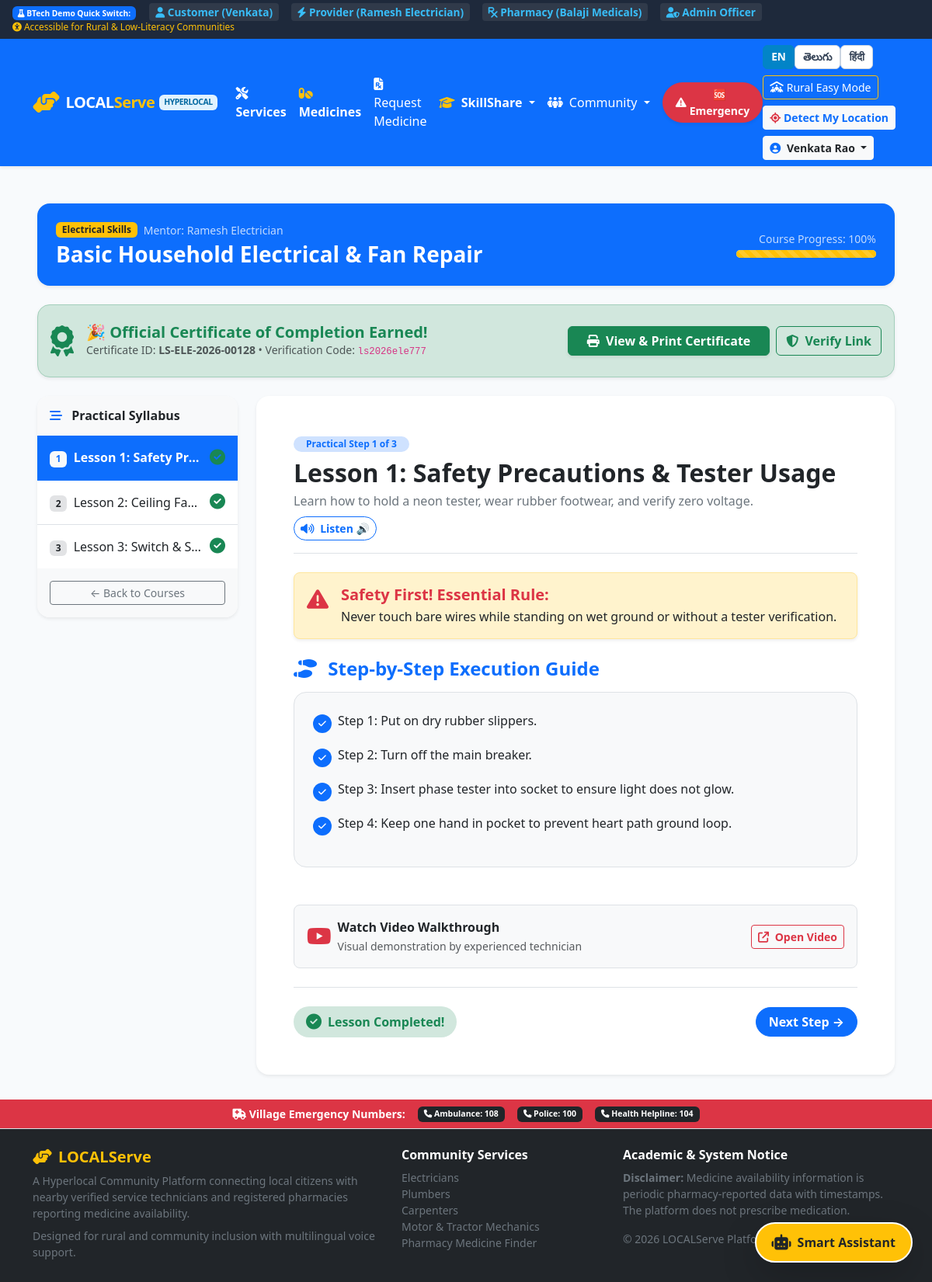
/skillshare/learn/1 (signed in), run on the app's committed database.
### tables this page shows
CREATE TABLE skill_categories (
        skill_id INTEGER PRIMARY KEY AUTOINCREMENT,
        name TEXT NOT NULL UNIQUE,
        category_code TEXT NOT NULL UNIQUE,
        icon TEXT NOT NULL,
        telugu_name TEXT,
        hindi_name TEXT,
        description TEXT
    );

CREATE TABLE users (
        user_id INTEGER PRIMARY KEY AUTOINCREMENT,
        name TEXT NOT NULL,
        email TEXT UNIQUE NOT NULL,
        phone TEXT NOT NULL,
        password_hash TEXT NOT NULL,
        role TEXT NOT NULL CHECK(role IN ('customer', 'provider', 'pharmacy', 'admin')),
        latitude REAL DEFAULT 17.3850,
        longitude REAL DEFAULT 78.4867,
        address TEXT,
        created_at TIMESTAMP DEFAULT CURRENT_TIMESTAMP
    );

CREATE TABLE courses (
        course_id INTEGER PRIMARY KEY AUTOINCREMENT,
        mentor_id INTEGER NOT NULL,
        skill_id INTEGER NOT NULL,
        title TEXT NOT NULL,
        description TEXT,
        level TEXT DEFAULT 'Beginner' CHECK(level IN ('Beginner', 'Intermediate', 'Advanced')),
        duration TEXT DEFAULT '3 Days',
        fee REAL DEFAULT 0.0,
        mode TEXT DEFAULT 'In-Person',
        location TEXT,
        safety_instructions TEXT,
        created_at TIMESTAMP DEFAULT CURRENT_TIMESTAMP,
        FOREIGN KEY (mentor_id) REFERENCES mentor_profiles(mentor_id) ON DELETE CASCADE,
        FOREIGN KEY (skill_id) REFERENCES skill_categories(skill_id) ON DELETE CASCADE
    );

CREATE TABLE enrollments (
        enrollment_id INTEGER PRIMARY KEY AUTOINCREMENT,
        course_id INTEGER NOT NULL,
        user_id INTEGER NOT NULL,
        status TEXT DEFAULT 'Enrolled' CHECK(status IN ('Enrolled', 'In Progress', 'Completed', 'Dropped')),
        progress INTEGER DEFAULT 0,
        enrolled_at TIMESTAMP DEFAULT CURRENT_TIMESTAMP,
        completed_at TIMESTAMP,
        FOREIGN KEY (course_id) REFERENCES courses(course_id) ON DELETE CASCADE,
        FOREIGN KEY (user_id) REFERENCES users(user_id) ON DELETE CASCADE,
        UNIQUE(course_id, user_id)
    );

CREATE TABLE skill_certificates (
        certificate_id INTEGER PRIMARY KEY AUTOINCREMENT,
        enrollment_id INTEGER NOT NULL UNIQUE,
        certificate_number TEXT NOT NULL UNIQUE,
        verification_code TEXT NOT NULL UNIQUE,
        issued_at TIMESTAMP DEFAULT CURRENT_TIMESTAMP,
        FOREIGN KEY (enrollment_id) REFERENCES enrollments(enrollment_id) ON DELETE CASCADE
    );

CREATE TABLE course_lessons (
        lesson_id INTEGER PRIMARY KEY AUTOINCREMENT,
        course_id INTEGER NOT NULL,
        title TEXT NOT NULL,
        description TEXT,
        content TEXT,
        video_url TEXT,
        image_url TEXT,
        safety_warning TEXT,
        lesson_order INTEGER DEFAULT 1,
        FOREIGN KEY (course_id) REFERENCES courses(course_id) ON DELETE CASCADE
    );

### routes/skillshare.py (the view)
@skillshare_bp.route('/learn/<int:enrollment_id>')
@login_required
def learn(enrollment_id):
    uid = session['user_id']
    enrollment = query_db("""
        SELECT e.*, c.title as course_title, c.safety_instructions, c.course_id,
               sc.name as category_name, sc.category_code, u.name as mentor_name
        FROM enrollments e
        JOIN courses c ON e.course_id = c.course_id
        JOIN skill_categories sc ON c.skill_id = sc.skill_id
        JOIN mentor_profiles mp ON c.mentor_id = mp.mentor_id
        JOIN providers p ON mp.provider_id = p.provider_id
        JOIN users u ON p.user_id = u.user_id
        WHERE e.enrollment_id = ? AND e.user_id = ?
    """, (enrollment_id, uid), one=True)
    if not enrollment:
        flash('Enrollment not found.', 'danger')
        return redirect(url_for('skillshare.index'))
    lessons = query_db("""
        SELECT cl.*,
               CASE WHEN lc.completion_id IS NOT NULL THEN 1 ELSE 0 END as is_completed
        FROM course_lessons cl
        LEFT JOIN lesson_completions lc ON cl.lesson_id = lc.lesson_id AND lc.enrollment_id = ?
        WHERE cl.course_id = ?
        ORDER BY cl.lesson_order ASC
    """, (enrollment_id, enrollment['course_id']))
    lesson_id = request.args.get('lesson_id', type=int)
    active_lesson = None
    if lesson_id:
        active_lesson = next((l for l in lessons if l['lesson_id'] == lesson_id), None)
    if not active_lesson and lessons:
        active_lesson = lessons[0]
    certificate = query_db("SELECT * FROM skill_certificates WHERE enrollment_id = ?", (enrollment_id,), one=True)
    return render_template(
        'learning_view.html',
        enrollment=enrollment,
        lessons=lessons,
        active_lesson=active_lesson,
        certificate=certificate
    )

### database.py (called while the page is built)
def get_db():
    if 'db' not in g:
        g.db = sqlite3.connect(Config.DATABASE_PATH)
        g.db.row_factory = sqlite3.Row
        g.db.execute("PRAGMA foreign_keys = ON")
        g.db.create_function("haversine", 4, haversine)
    return g.db

def query_db(query, args=(), one=False):
    db = get_db()
    cur = db.execute(query, args)
    rv = cur.fetchall()
    cur.close()
    return (rv[0] if rv else None) if one else rv

### routes/auth.py (called while the page is built)
def login_required(f):
    @wraps(f)
    def decorated_function(*args, **kwargs):
        if 'user_id' not in session:
            flash('Please log in to access this feature.', 'warning')
            return redirect(url_for('auth.login', next=request.url))
        return f(*args, **kwargs)
    return decorated_function

### templates/learning_view.html (shortened to what this page needs)
{% extends 'base.html' %}
{% block content %}
<div class="container-fluid px-lg-5 py-3">
  <div class="card border-0 shadow-sm rounded-4 bg-primary text-white p-3 p-md-4 mb-4">
    <div class="d-flex justify-content-between align-items-center flex-wrap gap-2">
      <div>
        <div class="d-flex align-items-center gap-2 mb-1">
          <span class="badge bg-warning text-dark fw-bold">{{ enrollment.category_name }}</span>
          <span class="opacity-75 small">Mentor: {{ enrollment.mentor_name }}</span>
        </div>
        <h3 class="fw-bold mb-0">{{ enrollment.course_title }}</h3>
      </div>
      <div class="text-md-end">
        <div class="small opacity-75 mb-1">Course Progress: {{ enrollment.progress }}%</div>
        <div class="progress" style="width: 180px; height: 10px;">
          <div class="progress-bar bg-warning progress-bar-striped progress-bar-animated" style="width: {{ enrollment.progress }}%;"></div>
        </div>
      </div>
    </div>
  </div>
  {% if certificate %}
  <div class="alert alert-success border-success-subtle shadow-sm rounded-4 p-3 mb-4 d-flex justify-content-between align-items-center flex-wrap gap-3">
    <div class="d-flex align-items-center gap-3">
      <div class="fs-1 text-success">
        <i class="fa-solid fa-award"></i>
      </div>
      <div>
        <h5 class="fw-bold text-success mb-0">🎉 Official Certificate of Completion Earned!</h5>
        <div class="small text-muted">
          Certificate ID: <strong>{{ certificate.certificate_number }}</strong> &bull; Verification Code: <code>{{ certificate.verification_code }}</code>
        </div>
      </div>
    </div>
    <div class="d-flex gap-2">
      <a href="{{ url_for('skillshare.view_certificate', cert_code=certificate.verification_code) }}" class="btn btn-success fw-bold px-4 shadow-sm" target="_blank">
        <i class="fa-solid fa-print me-1"></i> View & Print Certificate
      </a>
      <a href="{{ url_for('skillshare.verify_page', cert_id=certificate.certificate_number) }}" class="btn btn-outline-success fw-bold">
        <i class="fa-solid fa-shield-halved me-1"></i> Verify Link
      </a>
    </div>
  </div>
  {% endif %}
  <div class="row g-4">
    <div class="col-lg-4 col-xl-3">
      <div class="card border-0 shadow-sm rounded-4 overflow-hidden sticky-top" style="top: 80px;">
        <div class="card-header bg-light py-3 border-0">
          <h6 class="fw-bold mb-0 text-dark">
            <i class="fa-solid fa-bars-staggered me-2 text-primary"></i> Practical Syllabus
          </h6>
        </div>
        <div class="list-group list-group-flush">
          {% for lesson in lessons %}
          <a href="{{ url_for('skillshare.learn', enrollment_id=enrollment.enrollment_id, lesson_id=lesson.lesson_id) }}"
             class="list-group-item list-group-item-action d-flex justify-content-between align-items-center p-3 {% if active_lesson and active_lesson.lesson_id == lesson.lesson_id %}active fw-bold{% endif %}">
            <div class="me-2 text-truncate">
              <span class="badge {% if active_lesson and active_lesson.lesson_id == lesson.lesson_id %}bg-light text-primary{% else %}bg-secondary-subtle text-dark{% endif %} me-1">
                {{ lesson.lesson_order }}
              </span>
              <span>{{ lesson.title }}</span>
            </div>
            <div>
              {% if lesson.is_completed %}
                <i class="fa-solid fa-circle-check text-success fs-5" title="Completed"></i>
              {% else %}
                <i class="fa-regular fa-circle text-muted fs-5" title="Not completed"></i>
              {% endif %}
            </div>
          </a>
          {% endfor %}
        </div>
        <div class="card-footer bg-light p-3 text-center">
          <a href="{{ url_for('skillshare.courses_list') }}" class="btn btn-sm btn-outline-secondary w-100">
            &larr; Back to Courses
          </a>
        </div>
      </div>
    </div>
    <div class="col-lg-8 col-xl-9">
      {% if active_lesson %}
      <div class="card border-0 shadow-sm rounded-4 p-4 p-md-5 bg-white">
        <div class="d-flex justify-content-between align-items-start flex-wrap gap-2 border-bottom pb-3 mb-4">
          <div>
            <span class="badge bg-primary-subtle text-primary fw-bold px-3 py-1 rounded-pill mb-2">
              Practical Step {{ active_lesson.lesson_order }} of {{ lessons|length }}
            </span>
            <h2 class="fw-bold text-dark mb-1" id="lessonTitle">{{ active_lesson.title }}</h2>
            <p class="text-secondary mb-0" id="lessonDesc">{{ active_lesson.description }}</p>
          </div>
          <div>
            <button class="btn btn-outline-primary btn-sm rounded-pill fw-bold" onclick="readAloudCurrentLesson()" title="Read lesson aloud in your language">
              <i class="fa-solid fa-volume-high me-1"></i> Listen 🔊
            </button>
          </div>
        </div>
        {% if active_lesson.safety_warning %}
        <div class="alert alert-warning border-warning-subtle shadow-sm rounded-3 p-3 mb-4">
          <div class="d-flex align-items-start gap-3">
            <i class="fa-solid fa-triangle-exclamation text-danger fs-3 mt-1"></i>
            <div>
              <h5 class="fw-bold text-danger mb-1">Safety First! Essential Rule:</h5>
              <p class="mb-0 text-dark fw-medium" id="lessonSafety">
                {{ active_lesson.safety_warning }}
              </p>
            </div>
          </div>
        </div>
        {% endif %}
        <div class="mb-5">
          <h4 class="fw-bold text-primary mb-3">
            <i class="fa-solid fa-shoe-prints me-2"></i> Step-by-Step Execution Guide
          </h4>
          <div class="bg-light p-4 rounded-4 border" id="lessonContent">
            {% for line in active_lesson.content.split('\n') %}
              {% if line.strip() %}
                <div class="d-flex align-items-start gap-2 mb-3">
                  <span class="badge bg-primary rounded-circle mt-1" style="width: 24px; height: 24px; display: inline-flex; align-items: center; justify-content: center;">
                    <i class="fa-solid fa-check" style="font-size: 0.7rem;"></i>
                  </span>
                  <div class="fs-6 text-dark flex-grow-1" style="line-height: 1.6;">{{ line }}</div>
                </div>
              {% endif %}
            {% endfor %}
          </div>
        </div>
        {% if active_lesson.video_url %}
        <div class="mb-4 p-3 bg-light rounded-3 border d-flex align-items-center justify-content-between flex-wrap gap-2">
          <div class="d-flex align-items-center gap-2">
            <i class="fa-brands fa-youtube text-danger fs-3"></i>
            <div>
              <div class="fw-bold">Watch Video Walkthrough</div>
              <small class="text-muted">Visual demonstration by experienced technician</small>
            </div>
          </div>
          <a href="{{ active_lesson.video_url }}" target="_blank" class="btn btn-outline-danger btn-sm fw-bold">
            <i class="fa-solid fa-arrow-up-right-from-square me-1"></i> Open Video
          </a>
        </div>
        {% endif %}
        <div class="border-top pt-4 d-flex justify-content-between align-items-center flex-wrap gap-3">
          <div>
            {% if active_lesson.is_completed %}
              <div class="d-inline-flex align-items-center gap-2 text-success fw-bold bg-success-subtle px-3 py-2 rounded-pill">
                <i class="fa-solid fa-circle-check fs-5"></i> Lesson Completed!
              </div>
            {% endif %}
          </div>
          <div class="d-flex gap-2">
            {% set prev_lesson = none %}
            {% set next_lesson = none %}
            {% for l in lessons %}
              {% if l.lesson_order == active_lesson.lesson_order - 1 %}
                {% set prev_lesson = l %}
              {% elif l.lesson_order == active_lesson.lesson_order + 1 %}
                {% set next_lesson = l %}
              {% endif %}
            {% endfor %}
            {% if active_lesson.lesson_order < lessons|length %}
              <a href="{{ url_for('skillshare.learn', enrollment_id=enrollment.enrollment_id, lesson_id=lessons[active_lesson.lesson_order].lesson_id) }}" class="btn btn-primary fw-bold rounded-pill px-3">
                Next Step &rarr;
              </a>
            {% elif certificate %}
              <a href="{{ url_for('skillshare.view_certificate', cert_code=certificate.verification_code) }}" class="btn btn-success fw-bold rounded-pill px-4 shadow">
                <i class="fa-solid fa-award me-1"></i> Get Certificate
              </a>
            {% endif %}
          </div>
        </div>
      </div>
      {% else %}
      <div class="card p-5 text-center shadow-sm rounded-4">
        <h4 class="fw-bold">No lessons found in this course yet.</h4>
      </div>
      {% endif %}
    </div>
  </div>
</div>
{% endblock %}

### static/css/style.css (style rules this page uses)
:root { --primary-color: #0d6efd; --primary-dark: #0a58ca; --secondary-color: #198754; --accent-color: #ff9800; --danger-color: #dc3545; --bg-light: #f8fafc; --text-main: #1e293b; --text-muted: #64748b; --card-shadow: 0 4px 12px rgba(0, 0, 0, 0.06); --card-hover-shadow: 0 10px 24px rgba(0, 0, 0, 0.12); --border-radius: 12px; }
body { font-family: 'Segoe UI', system-ui, -apple-system, sans-serif; color: var(--text-main); background-color: var(--bg-light); min-height: 100vh; display: flex; flex-direction: column; }

### data on the page
skill_categories: category_name "Electrical Skills"
users: mentor_name "Ramesh Electrician"
courses: course_title "Basic Household Electrical & Fan Repair"
enrollments: progress "100"
skill_certificates: certificate_number "LS-ELE-2026-00128", verification_code "ls2026ele777"
course_lessons: lesson_order "1", title "Lesson 1: Safety Pr…", title "Lesson 1: Safety Precautions & Tester Usage", description "Learn how to hold a neon tester, wear rubber footwear, and verify zero voltage.", safety_warning "Never touch bare wires while standing on wet ground or without a tester verification."
course_lessons: lesson_order "2", title "Lesson 2: Ceiling Fa…"
course_lessons: lesson_order "3", title "Lesson 3: Switch & S…"

### other printed values
{{ session.get('user_name') }} "Venkata Rao"
{{ lessons|length }} "3"
{{ line }} "Step 1: Put on dry rubber slippers." "Step 2: Turn off the main breaker." "Step 3: Insert phase tester into socket to ensure light does not glow." "Step 4: Keep one hand in pocket to prevent heart path ground loop."
